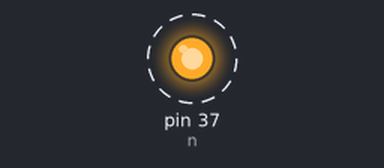
A program run on a simulated Raspberry Pi (header pin numbers). Parts: output pins drawn as LEDs (lit = HIGH). Dashed ring = blinking. What the program prints to the terminal is not drawn.

Above: at 0.5 s.
Timing chart, 0 to 4.6 s (numbered marks = the images above):
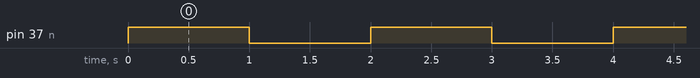

The program:

LED-light.py
```python
#!/usr/bin/python
import RPi.GPIO as GPIO
import time

n = 37
GPIO.setmode(GPIO.BOARD)
GPIO.setup(n,GPIO.OUT)

while True:
	GPIO.output(n,True)
	print "HIGH..."
	time.sleep(1)
	print "LOW..."
	GPIO.output(n,False)
	time.sleep(1)
```

Measured:
- by itself, pin 37 (n): alternates HIGH for 1.0 s and LOW for 1.0 s
